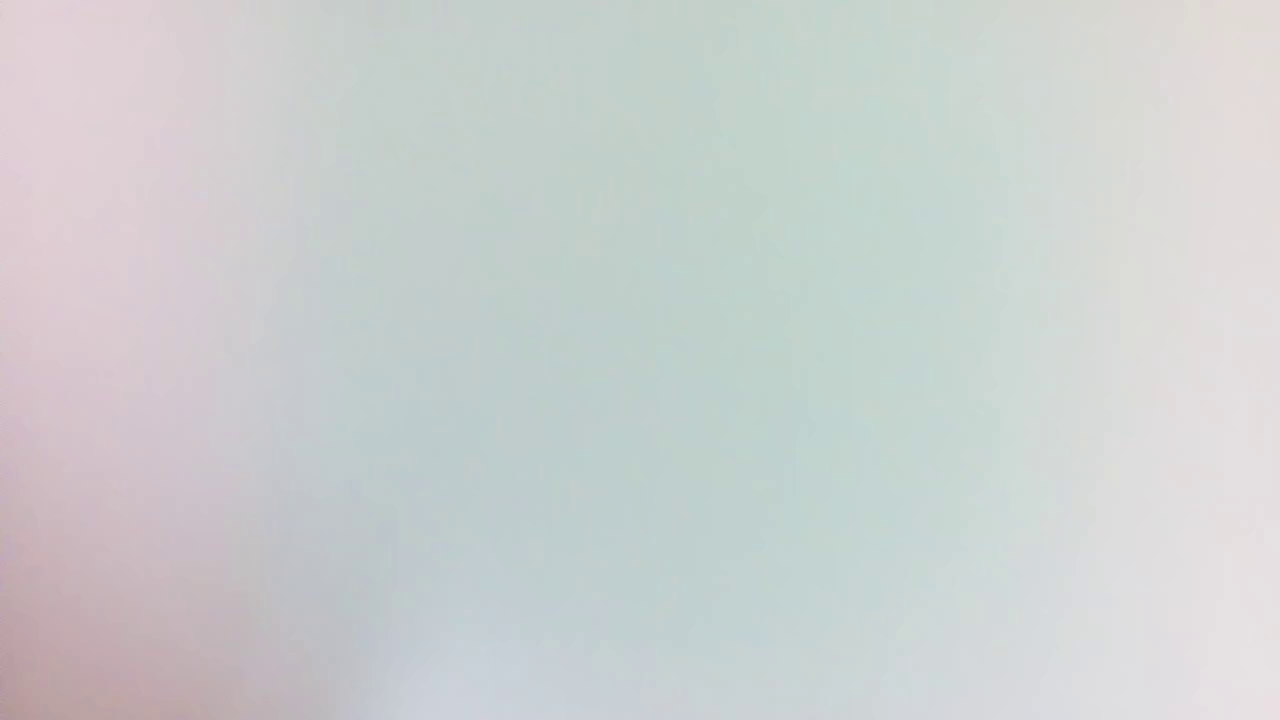
#> input picture frame 14 of testing/video_test/test.mp4, 1280 x 720 px, given in place of vtest.avi, which was not available
$ python backsubdif.py
#> lines starting #> are read from the running program, lines starting #| are printed output that depends on the picture; after the words box and inside, x2 and y2 are one past the last pixel; in counts of white or black regions, pixels touching at a corner belong together; pictures that were not available may be replaced by others from this repository, and a replacement may not be noted
from __future__ import print_function
import cv2 as cv2
import argparse

# Capture the frame from  video source
def get_frame(cap):
    # Capture the frame
    ret, frame = cap.read()
#> frame is the input picture: shape (720, 1280, 3); mean B, G, R 207.6, 207.7, 203.8

    if frame is None:
        return None

    # Resize the image
    #frame = cv2.resize(frame, None, fx=scaling_factor,
     #       fy=scaling_factor, interpolation=cv2.INTER_AREA)

    # Return the grayscale image
    return cv2.cvtColor(frame, cv2.COLOR_RGB2GRAY)

def frame_diff(prev_frame, cur_frame, next_frame):
    # Absolute difference between current frame and next frame
    diff_frames1 = cv2.absdiff(next_frame, cur_frame)

    # Absolute difference between current frame and # previous frame
    diff_frames2 = cv2.absdiff(cur_frame, prev_frame)

    # Return the result of bitwise 'AND' between the # above two resultant images
    return cv2.bitwise_and(diff_frames1, diff_frames2)


if __name__=='__main__':
    parser = argparse.ArgumentParser(description='This program shows how to use background subtraction methods provided by \
                                              OpenCV. You can process both videos and images.')
    parser.add_argument('--input', type=str, help='Path to a video or a sequence of image.', default='vtest.avi')
    parser.add_argument('--algo', type=str, help='Background subtraction method (KNN, MOG2).', default='MOG2')
    args = parser.parse_args()

    ## [create]
    #create Background Subtractor objects
    if args.algo == 'MOG2':
        backSub = cv2.createBackgroundSubtractorMOG2()
    else:
        backSub = cv2.createBackgroundSubtractorKNN()
    ## [create]

    ## [capture]
    cap = cv2.VideoCapture(cv2.samples.findFileOrKeep(args.input))
    if not cap.isOpened():
        print('Unable to open: ' + args.input)

    ## [capture]


    prev_frame = backSub.apply(get_frame(cap))
#> prev_frame: shape (720, 1280); every value is 127
    cur_frame = backSub.apply(get_frame(cap))
#> cur_frame: shape (720, 1280); values 0 (black) and 127 (white), 9.5% white; 13 white regions (7 under 20 px), largest, box (x1, y1, x2, y2) and area: (0, 352, 370, 720) 86828, (232, 480, 240, 488) 64, (304, 536, 312, 544) 64, (106, 424, 112, 432) 48, (128, 448, 136, 456) 36, (264, 496, 271, 502) 27
    next_frame = backSub.apply(get_frame(cap))
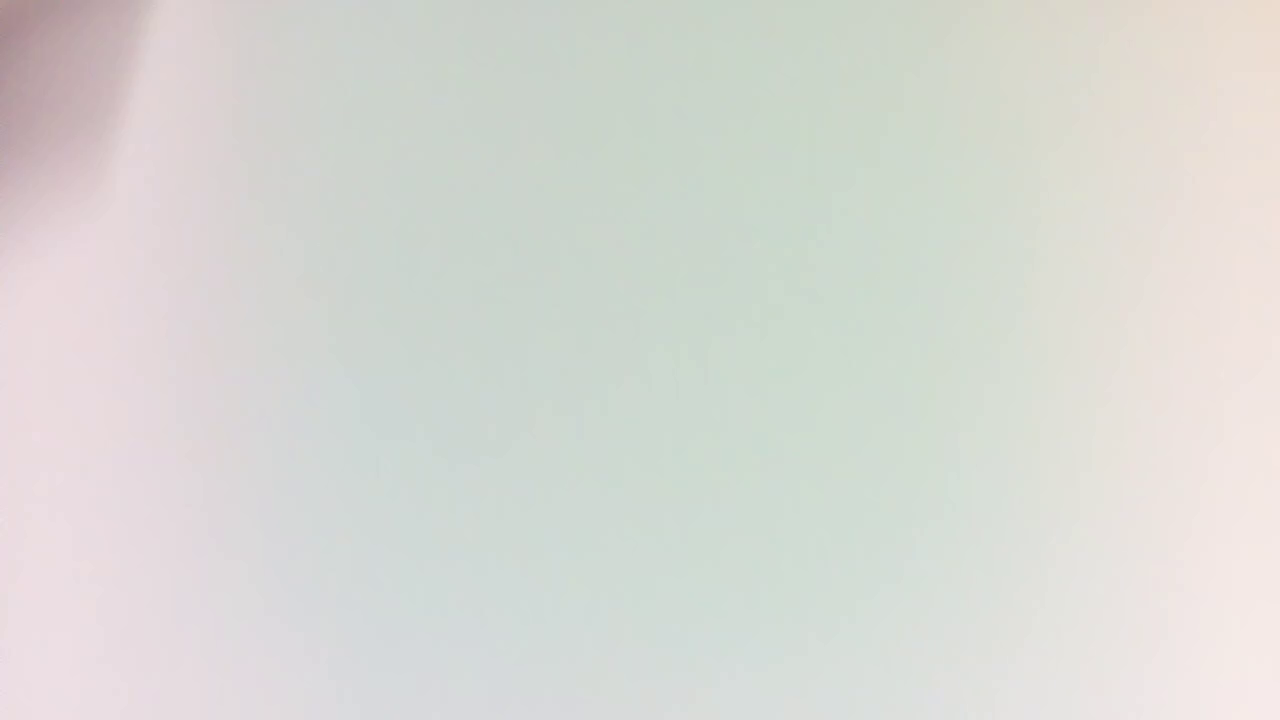
#> input picture frame 16 of testing/video_test/test.mp4, 1280 x 720 px, given in place of vtest.avi, which was not available
#> in get_frame, frame is the input picture: shape (720, 1280, 3); mean B, G, R 211.9, 216.7, 215.9
#> next_frame: shape (720, 1280); values 0 (black) and 127 (white), 3.7% white; 16 white regions (12 under 20 px), largest, box (x1, y1, x2, y2) and area: (0, 0, 152, 195) 21231, (0, 544, 128, 720) 12675, (0, 516, 8, 524) 24, (5, 522, 8, 530) 22

    while True:
        # Display the result of frame differencing
        cv2.imshow("Object Movement", frame_diff(prev_frame, cur_frame, next_frame))

        # Update the variables
        prev_frame = cur_frame
        cur_frame = next_frame
        next_frame = get_frame(cap)
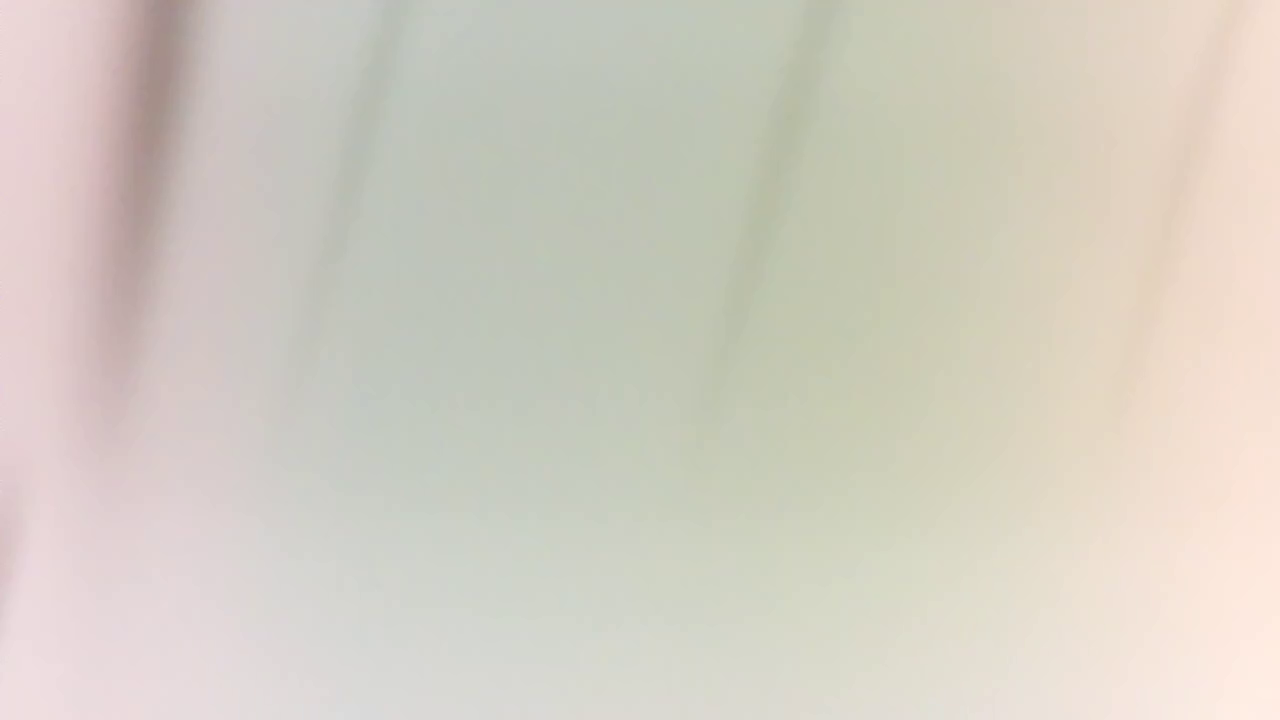
#> input picture frame 17 of testing/video_test/test.mp4, 1280 x 720 px, given in place of vtest.avi, which was not available
#> in get_frame, frame is the input picture: shape (720, 1280, 3); mean B, G, R 194.8, 206, 211.3
        if next_frame is None:
            break
        #update the background model
        next_frame = backSub.apply(get_frame(cap))
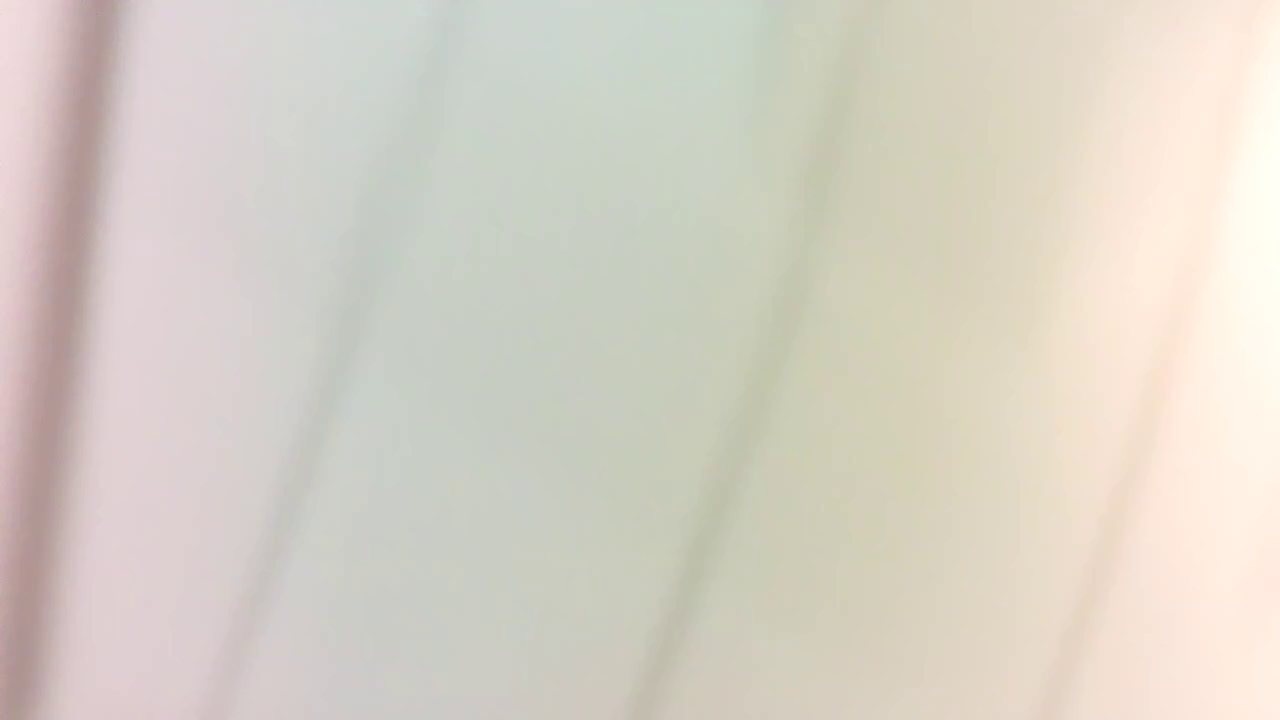
#> input picture frame 18 of testing/video_test/test.mp4, 1280 x 720 px, given in place of vtest.avi, which was not available
#> in get_frame, frame is the input picture: shape (720, 1280, 3); mean B, G, R 198.1, 209.3, 215.2
#> next_frame: shape (720, 1280); values 0 (black) and 127 (white), 7.9% white; 36 white regions (19 under 20 px), largest, box (x1, y1, x2, y2) and area: (11, 8, 114, 664) 30633, (1200, 0, 1280, 416) 22321, (1140, 24, 1232, 248) 6061


        ## [display_frame_number]
        #get the frame number and write it on the current frame
        cv2.rectangle(cur_frame, (10, 2), (100,20), (255,255,255), -1)
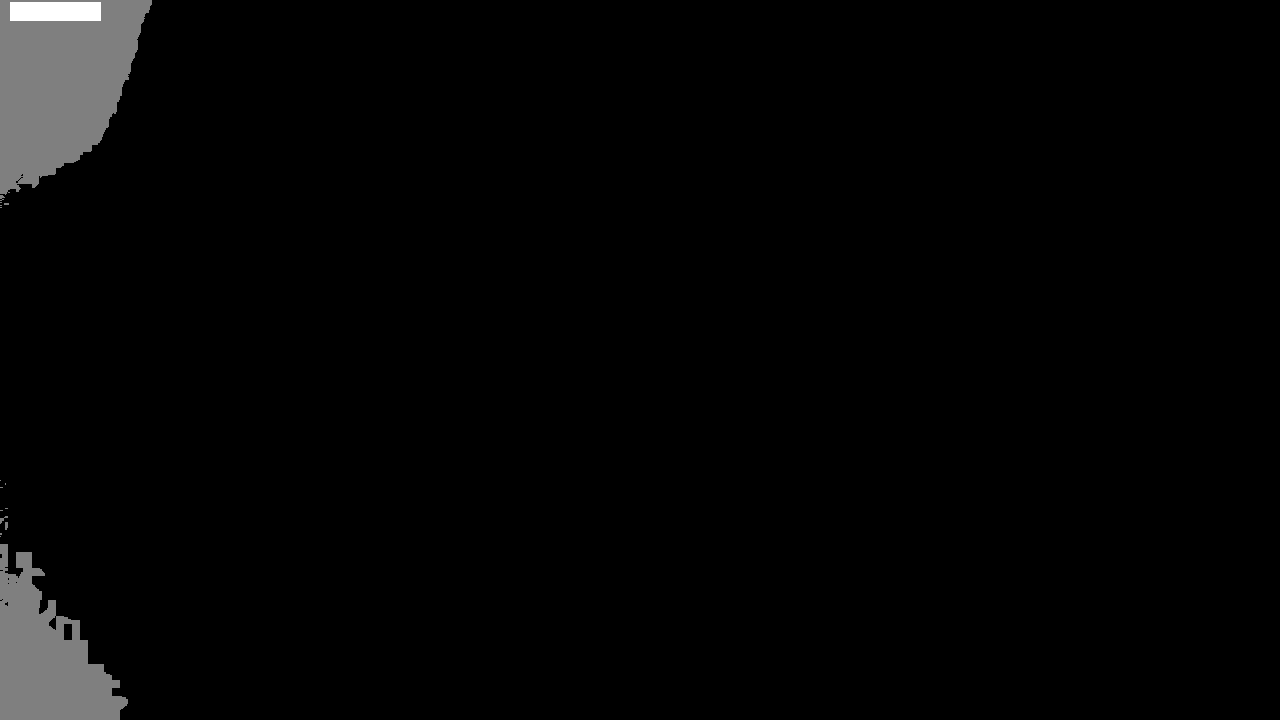
#> cur_frame: shape (720, 1280); min 0, max 255, mean 4.9
        cv2.putText(cur_frame, str(cap.get(cv2.CAP_PROP_POS_FRAMES)), (15, 15),
                cv2.FONT_HERSHEY_SIMPLEX, 0.5 , (0,0,0))
#> cur_frame: shape (720, 1280); 0.01% of pixels changed, all inside (x1, y1, x2, y2) = (18, 5, 50, 16)
        ## [display_frame_number]

        ## [show]
        #show the current frame and the fg masks
        #cv2.imshow('Frame', frame)
        cv2.imshow('FG Mask', cur_frame)
        ## [show]

        keyboard = cv2.waitKey(30)
#> (key Esc is pressed here)
        if keyboard == 'q' or keyboard == 27:
            break
    cv2.destroyAllWindows()

$ run again, starting later in the video
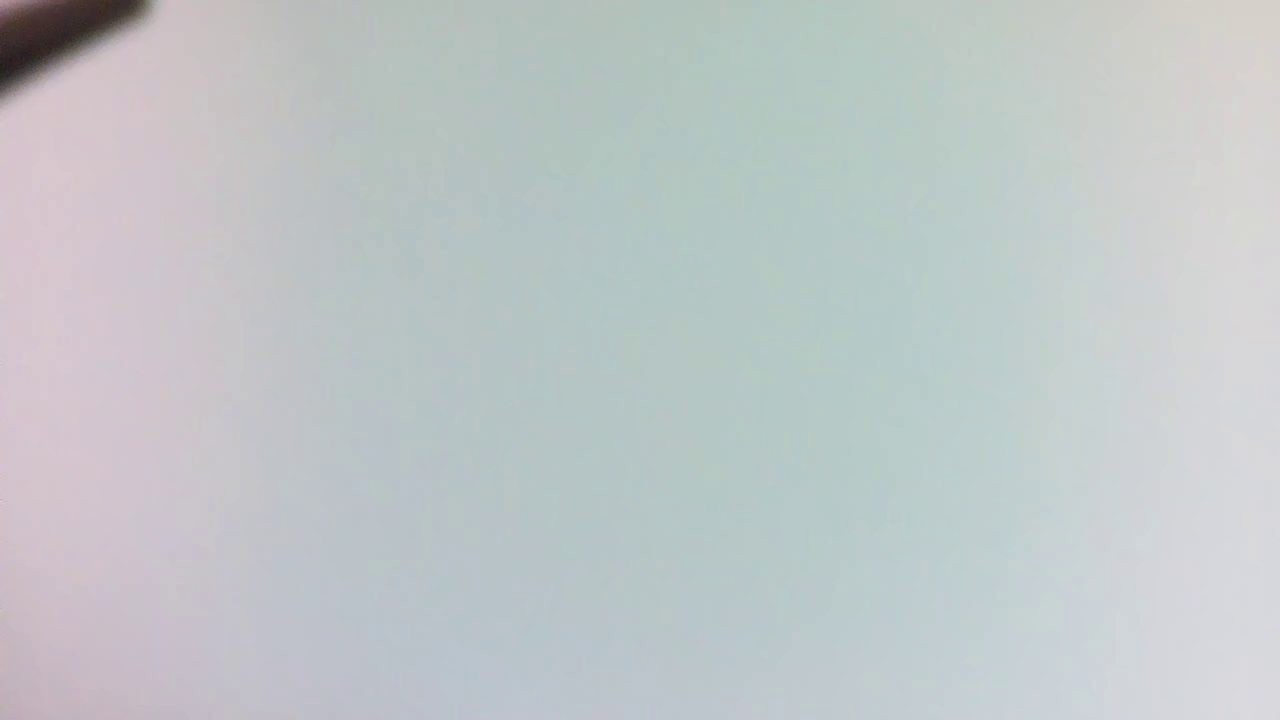
#> input picture frame 63 of testing/video_test/test.mp4, 1280 x 720 px, given in place of vtest.avi, which was not available
#> in get_frame, frame is the input picture: shape (720, 1280, 3); mean B, G, R 199.9, 198.6, 192
#> prev_frame: shape (720, 1280); every value is 127
#> diff_frames1: shape (720, 1280); values 0 (black) and 127 (white), 5.6% white; 69 white regions (61 under 20 px), largest, box (x1, y1, x2, y2) and area: (0, 536, 304, 720) 29151, (0, 155, 109, 370) 15908, (0, 0, 163, 143) 5513
#> diff_frames2: shape (720, 1280); values 0 (black) and 127 (white), 95.6% white; 54 black regions (46 under 20 px), largest, box (x1, y1, x2, y2) and area: (0, 536, 304, 720) 29156, (0, 16, 147, 143) 6624, (0, 0, 163, 70) 4390
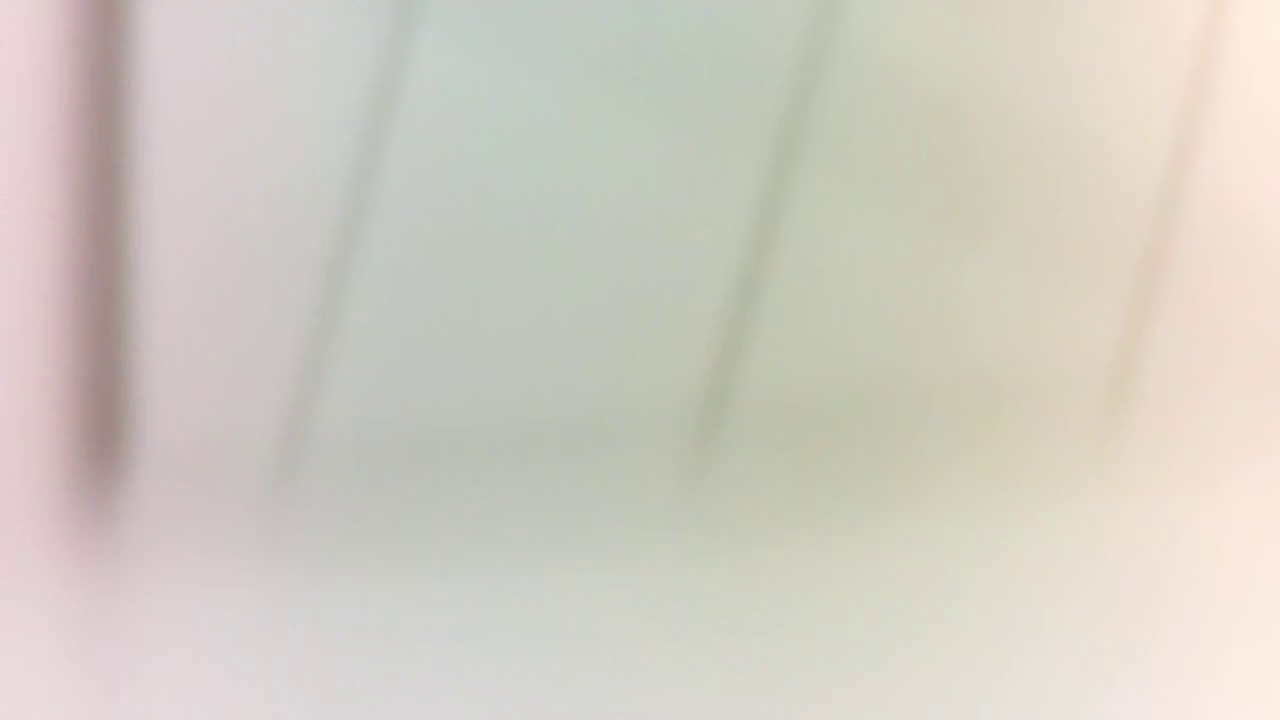
#> input picture frame 67 of testing/video_test/test.mp4, 1280 x 720 px, given in place of vtest.avi, which was not available
#> in get_frame, frame is the input picture: shape (720, 1280, 3); mean B, G, R 195.5, 205.1, 209.8
#> `cv2.rectangle(cur_frame, (10, 2), (100,20), (255,255,255), -1)`:
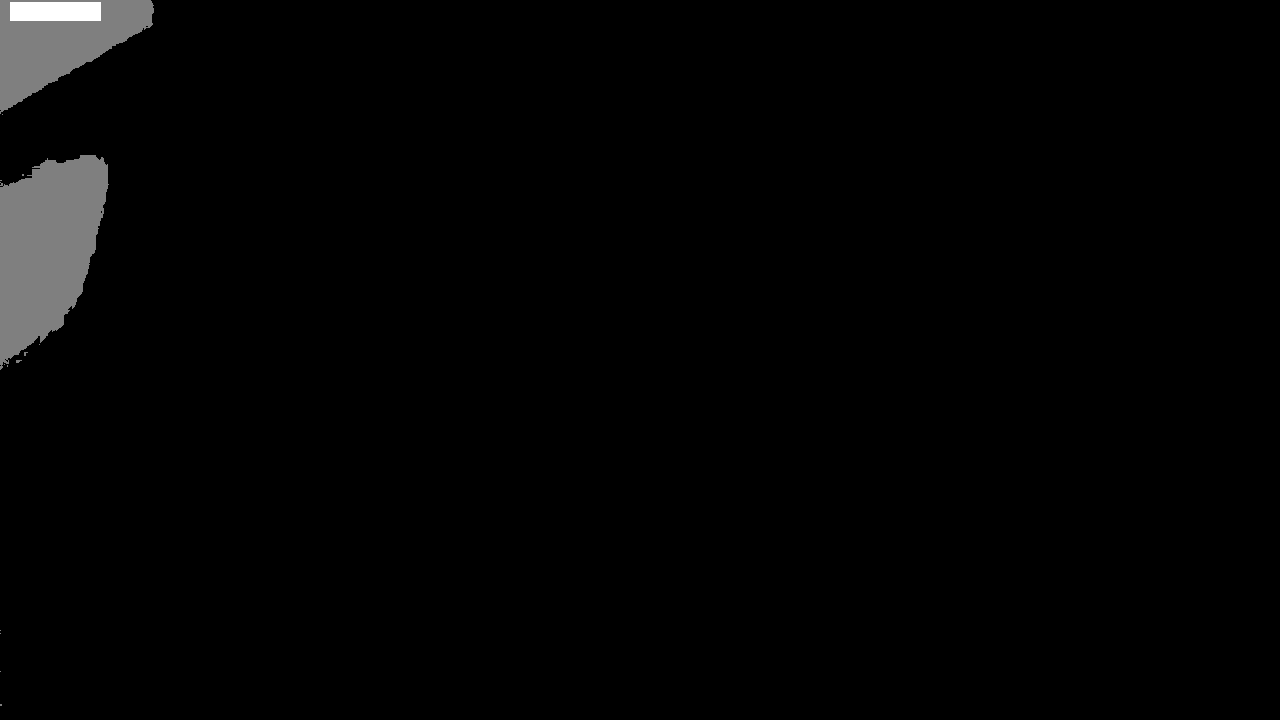
#> cur_frame: shape (720, 1280); min 0, max 255, mean 3.9
